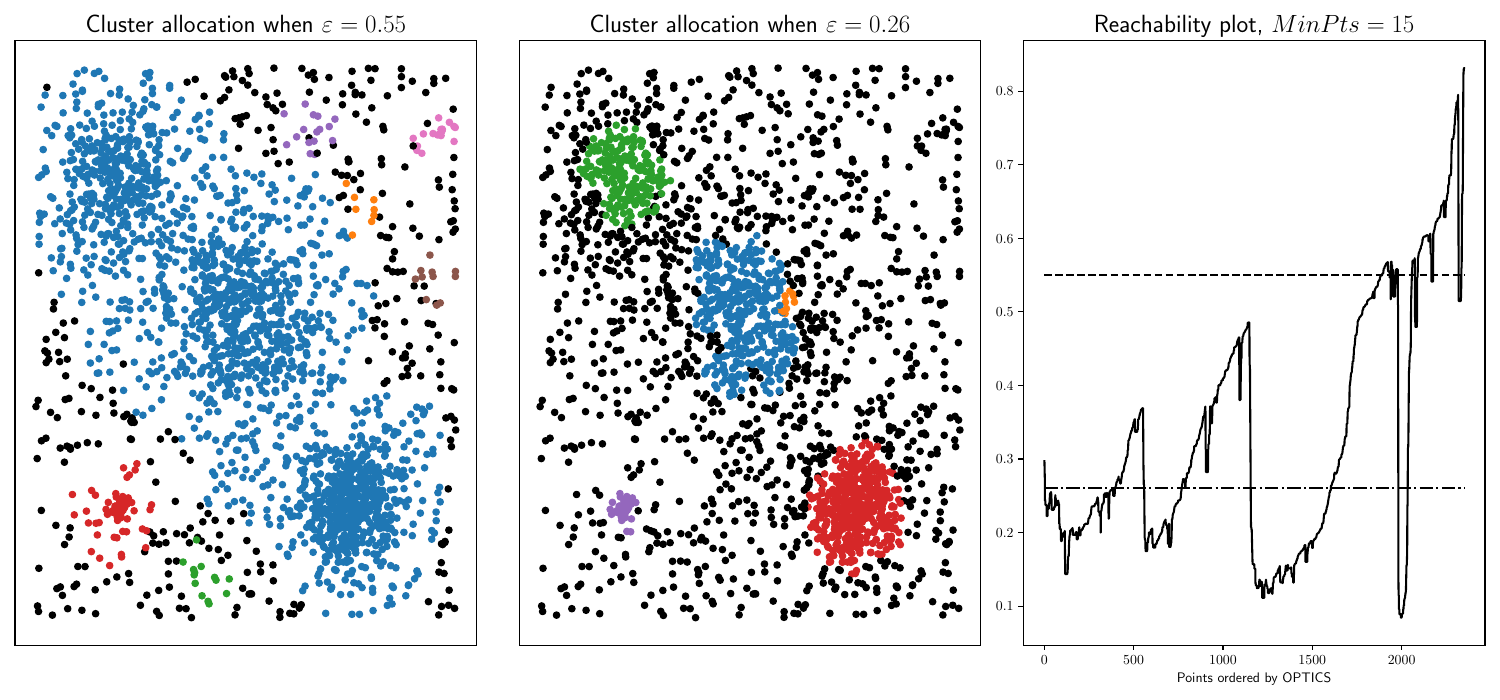

The script that saved this image:
import numpy as np
from sklearn.cluster import OPTICS, cluster_optics_dbscan
import matplotlib.pyplot as plt
from itertools import cycle, islice

np.random.seed(14)

plt.rcParams.update({
    "text.usetex": True
})

colours_distinct=[
    "#1f77b4", "#ff7f0e", "#2ca02c", "#d62728", "#9467bd", "#8c564b",
    "#e377c2",  "#bcbd22", "#17becf", "#aec7e8", "#ffbb78",
    "#98df8a", "#ff9896", "#c5b0d5", "#c49c94", "#f7b6d2", "#c7c7c7",
    "#dbdb8d", "#9edae5", "#8c6d31", "#393b79", "#ad494a", "#3182bd",
    "#ffbb78", "#ff7f0e", "#2ca02c", "#d62728", "#9467bd", "#8c564b",
    "#e377c2", "#7f7f7f", "#bcbd22", "#17becf", "#aec7e8", "#ffbb78",
    "#98df8a", "#ff9896", "#c5b0d5", "#c49c94", "#f7b6d2", "#c7c7c7",
    "#dbdb8d", "#9edae5", "#8c6d31", "#393b79", "#ad494a", "#3182bd",
    "#ffbb78", "#ff7f0e", "#2ca02c", "#d62728", "#9467bd", "#8c564b",
    "#e377c2", "#7f7f7f", "#bcbd22", "#17becf", "#aec7e8", "#ffbb78",
    "#98df8a", "#ff9896", "#c5b0d5", "#c49c94", "#f7b6d2", "#c7c7c7",
    "#dbdb8d", "#9edae5", "#8c6d31", "#393b79", "#ad494a", "#3182bd",
    "#ffbb78", "#ff7f0e", "#2ca02c", "#d62728", "#9467bd", "#8c564b",
    "#e377c2", "#7f7f7f", "#bcbd22", "#17becf", "#aec7e8", "#ffbb78",
    "#98df8a", "#ff9896", "#c5b0d5", "#c49c94", "#f7b6d2", "#c7c7c7",
    "#dbdb8d", "#9edae5", "#8c6d31", "#393b79", "#ad494a", "#3182bd",
    "#ffbb78", "#ff7f0e", "#2ca02c", "#d62728", "#9467bd", "#8c564b",
    "#e377c2", "#7f7f7f", "#bcbd22", "#17becf", "#aec7e8", "#ffbb78",
    "#98df8a", "#ff9896", "#c5b0d5", "#c49c94", "#f7b6d2", "#c7c7c7",
    "#dbdb8d", "#9edae5", "#8c6d31", "#393b79", "#ad494a", "#3182bd"
    ]

C1 = np.column_stack((np.random.uniform(-5,5,1000), np.random.uniform(-5,5,1000))) # Noise
C2 = [0, 0.5] + np.random.randn(500, 2)
C3 = [2.5, -3] + 0.6 * np.random.randn(500, 2)
C4 = [-3, 3] + 0.7 * np.random.randn(300, 2)
C5 = [-3, -3] + 0.1 * np.random.randn(50, 2)
X = np.vstack((C1, C2, C3, C4, C5))

# Fit model
model=OPTICS(min_samples=15, metric='euclidean').fit(X)

space = np.arange(len(X))
reachability = model.reachability_[model.ordering_]

labels_026 = cluster_optics_dbscan(
    reachability=model.reachability_,
    core_distances=model.core_distances_,
    ordering=model.ordering_,
    eps=0.26,
)
labels_055 = cluster_optics_dbscan(
    reachability=model.reachability_,
    core_distances=model.core_distances_,
    ordering=model.ordering_,
    eps=0.55,
)

plt.figure(figsize=(15, 7))
plt.subplots_adjust(left=0.02, right=0.98, bottom=0.001, top=0.95, wspace=0.05, hspace=0.1)

plt.subplot(1,3,1)
colors = np.array(list(islice(cycle(colours_distinct), len(labels_055))))
colors = np.append(colors, ["#000000"])
plt.scatter(X[:, 0], X[:, 1], s=20, color=colors[labels_055])
plt.title(r'Cluster allocation when $\varepsilon=0.55$', size=18)
plt.xticks(())
plt.yticks(())

plt.subplot(1,3,2)
colors = np.array(list(islice(cycle(colours_distinct), len(labels_026))))
colors = np.append(colors, ["#000000"])
plt.scatter(X[:, 0], X[:, 1], s=20, color=colors[labels_026])
plt.title(r'Cluster allocation when $\varepsilon=0.26$', size=18)
plt.xticks(())
plt.yticks(())

plt.subplot(1,3,3)
plt.plot(space, reachability, 'black')
plt.plot(space, np.full_like(space, 0.55, dtype=float), "k--")
plt.plot(space, np.full_like(space, 0.26, dtype=float), "k-.")
plt.title(r'Reachability plot, $MinPts=15$', size=18)
plt.xlabel("Points ordered by OPTICS")
#plt.xticks(())
#plt.yticks(())

plt.tight_layout()
plt.savefig("dbscan_extraction.pdf")